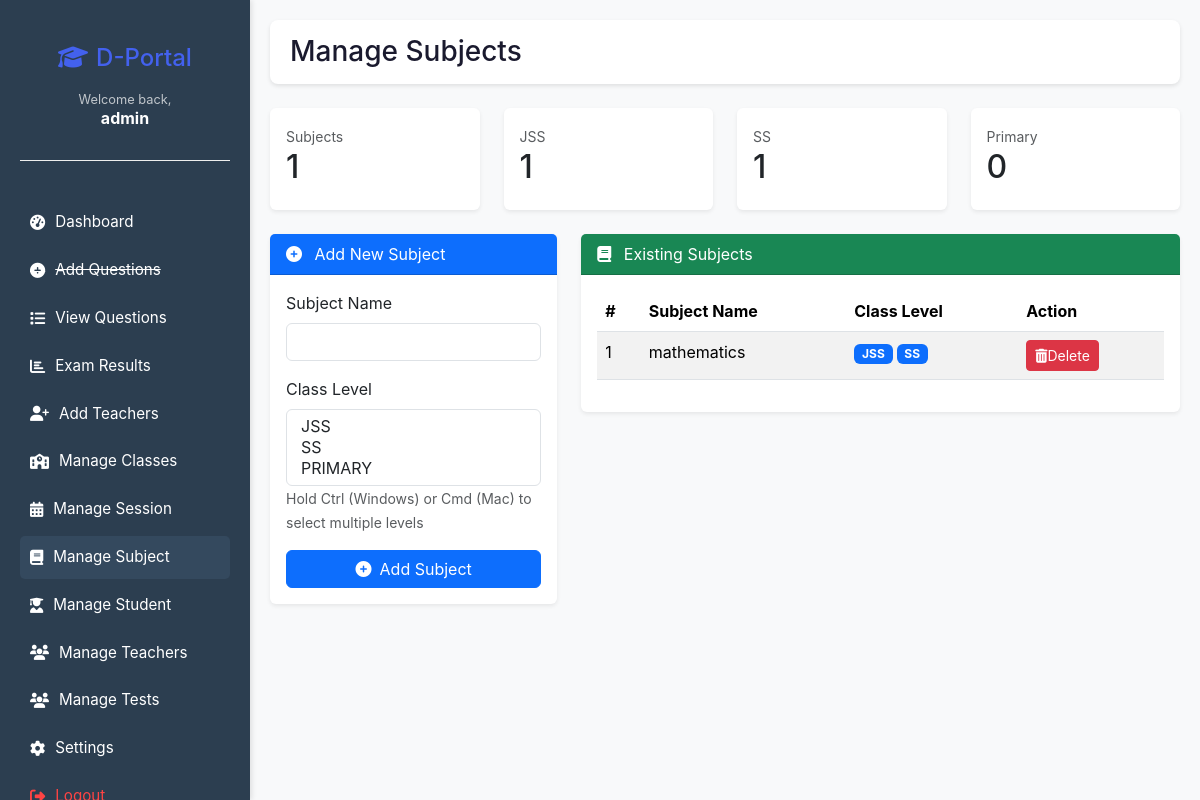
The page /admin/manage_subject.php (signed in) on the database its author committed.
### tables this page shows
CREATE TABLE `subjects` (
  `id` int(11) NOT NULL AUTO_INCREMENT,
  `subject_name` varchar(255) NOT NULL,
  PRIMARY KEY (`id`),
  UNIQUE KEY `subject_name` (`subject_name`)
);

### admin/manage_subject.php (the view, shortened to what this page needs)
<?php
$database = Database::getInstance();
$conn = $database->getConnection();
$admin_id = (int)$_SESSION['user_id'];
$stmt = $conn->prepare("SELECT username, role FROM admins WHERE id=?");
$stmt->bind_param("i", $admin_id);
$stmt->execute();
$result = $stmt->get_result();
$admin = $result->fetch_assoc();
$available_level = ["JSS", 'SS', "PRIMARY"];
$subjects = [];
$result = $conn->query("
   SELECT
        s.id,
        s.subject_name,
        GROUP_CONCAT(sl.class_level ORDER BY sl.class_level SEPARATOR ', ') AS class_levels
    FROM subjects s
    LEFT JOIN subject_levels sl ON s.id = sl.subject_id
    GROUP BY s.id, s.subject_name
    ORDER BY s.subject_name
");
if ($result) {
    while ($row = $result->fetch_assoc()) {
        $subjects[] = $row;
    }
}
?>
<!DOCTYPE html>
<html lang="en">
<head>
    <link href="../css/bootstrap.min.css" rel="stylesheet">
    <link rel="stylesheet" href="../css/all.css">
    <link rel="stylesheet" href="../css/admin-dashboard.css">
    <link rel="stylesheet" href="../css/sidebar.css">
    <link rel="stylesheet" href="../css/dataTables.bootstrap5.min.css">
</head>
<body>
<div class="sidebar">
    <div class="sidebar-brand">
        <h3><i class="fas fa-graduation-cap me-2"></i>D-Portal</h3>
        <div class="admin-info">
            <small>Welcome back,</small>
            <h6><b><?php echo htmlspecialchars($admin['username']); ?></b></h6>
        </div>
    </div>
    <div class="sidebar-menu mt-4">
        <a href="dashboard.php"><i class="fas fa-tachometer-alt"></i>Dashboard</a>
        <a href="add_question.php" style="text-decoration: line-through"><i class="fas fa-plus-circle"></i>Add Questions</a>
        <a href="view_questions.php"><i class="fas fa-list"></i>View Questions</a>
        <a href="view_results.php"><i class="fas fa-chart-bar"></i>Exam Results</a>
        <a href="add_teacher.php"><i class="fas fa-user-plus"></i>Add Teachers</a>
        <a href="manage_classes.php"><i class="fas fa-school"></i>Manage Classes</a>
        <a href="manage_session.php"><i class="fas fa-calendar-alt"></i>Manage Session</a>
        <a href="manage_subject.php" class="active"><i class="fas fa-book"></i>Manage Subject</a>
        <a href="manage_students.php"><i class="fas fa-user-graduate"></i>Manage Student</a>
        <a href="manage_teachers.php"><i class="fas fa-users"></i>Manage Teachers</a>
        <a href="manage_test.php"><i class="fas fa-users"></i>Manage Tests</a>
        <a href="settings.php"><i class="fas fa-cog"></i>Settings</a>
        <a href="logout.php" class="logout-btn"><i class="fas fa-sign-out-alt"></i>Logout</a>
    </div>
</div>
<div class="main-content">
    <div class="header d-flex justify-content-between align-items-center mb-4">
    <h2 class="mb-0">Manage Subjects</h2>
    </div>
    <?php
        $totalSubjects = count($subjects);
        $jssCount = 0;
        $ssCount = 0;
        $primaryCount = 0;
        foreach ($subjects as $s) {
            if (strpos($s['class_levels'], 'JSS') !== false) $jssCount++;
            if (strpos($s['class_levels'], 'SS') !== false) $ssCount++;
        }
        ?>
        <div class="row mb-4">
            <div class="col-md-3">
                <div class="card shadow-sm border-0">
                    <div class="card-body">
                        <small class="text-muted">Subjects</small>
                        <h2><?= $totalSubjects ?></h2>
                    </div>
                </div>
            </div>
            <div class="col-md-3">
                <div class="card shadow-sm border-0">
                    <div class="card-body">
                        <small class="text-muted">JSS</small>
                        <h2><?= $jssCount ?></h2>
                    </div>
                </div>
            </div>
            <div class="col-md-3">
                <div class="card shadow-sm border-0">
                    <div class="card-body">
                        <small class="text-muted">SS</small>
                        <h2><?= $ssCount ?></h2>
                    </div>
                </div>
            </div>
            <div class="col-md-3">
                <div class="card shadow-sm border-0">
                    <div class="card-body">
                        <small class="text-muted">Primary</small>
                        <h2><?= $primaryCount ?></h2>
                    </div>
                </div>
            </div>
        </div>
    <div class="row">
        <div class="col-md-4">
            <div class="card shadow-sm border-0">
                <div class="card-header bg-primary text-white">
                    <i class="fas fa-plus-circle me-2"></i>
                    Add New Subject
                </div>
                <div class="card-body">
                    <form method="POST" action="">
                        <div class="mb-3">
                            <label for="subject_name" class="form-label">Subject Name</label>
                            <input type="text" class="form-control" id="subject_name" name="subject_name" required>
                        </div>
                        <div class="mb-3">
                            <label for="class_level" class="form-label">Class Level</label>
                            <select class="form-select" size="3" id="class_level" name="class_level[]" multiple required>
                                <?php foreach($available_level as $cl): ?>
                                    <option value="<?= htmlspecialchars($cl) ?>"><?= htmlspecialchars($cl) ?></option>
                                <?php endforeach; ?>
                            </select>
                            <small class="form-text text-muted">Hold Ctrl (Windows) or Cmd (Mac) to select multiple levels</small>
                        </div>
                        <button type="submit" name="add_subject" class="btn btn-primary w-100"> <i class="fas fa-plus-circle me-2"></i>Add Subject</button>
                    </form>
                </div>
            </div>
        </div>
        <div class="col-md-8">
            <div class="card shadow-sm border-0">
                <div class="card-header bg-success text-white">
                    <i class="fas fa-book me-2"></i>
                    Existing Subjects
                </div>
                <div class="card-body">
                    <table class="table table-striped" id="subjectsTable">
                        <thead>
                            <tr>
                                <th>#</th>
                                <th>Subject Name</th>
                                <th>Class Level</th>
                                <th>Action</th>
                            </tr>
                        </thead>
                        <tbody>
                            <?php foreach ($subjects as $index=>$subject): ?>
                                <tr>
                                    <td><?= $index+1 ?></td>
                                    <td><?php echo htmlspecialchars($subject['subject_name']); ?></td>
                                    <td>
                                    <?php
                                    if (!empty($subject['class_levels'])) {
                                        foreach (explode(',', $subject['class_levels']) as $level) {
                                            $level = trim($level);
                                            echo "<span class='badge bg-primary me-1'>{$level}</span>";
                                        }
                                    } else {
                                        echo "<span class='badge bg-secondary'>Not Linked</span>";
                                    }
                                    ?>
                                    </td>
                                    <td>
                                        <form method="POST" action="" onsubmit="return confirm('Are you sure you want to delete this subject?');">
                                            <button type="submit" name="delete_subject" class="btn btn-danger btn-sm"><i class="fas fa-trash-alt"></i>Delete</button>
                                        </form>
                                    </td>
                                </tr>
                            <?php endforeach; ?>
                        </tbody>
                    </table>
                </div>
            </div>
        </div>
    </div>
</div>
</body>
</html>

### css/admin-dashboard.css (style rules this page uses)
:root { --sidebar-width: 280px; --primary: #4361ee; --secondary: #3f37c9; --accent: #4cc9f0; --dark: #1a1a2e; --light: #f8f9fa; --success: #4BB543; --danger: #FF4444; --warning: #FFC107; }
html, body { margin: 0; padding: 0; font-family: 'Poppins', -apple-system, BlinkMacSystemFont, 'Segoe UI', Roboto, sans-serif; background-color: var(--light); color: #333; height: 100%; overflow-x: hidden; }
.sidebar { width: var(--sidebar-width); background: #fff; position: fixed; height: 100%; top: 0; left: 0; box-shadow: 2px 0 5px rgba(0,0,0,0.1); transition: transform 0.3s ease; z-index: 1000; }
.sidebar-brand { padding: 1.5rem; text-align: center; border-bottom: 1px solid #eee; }
.sidebar-brand h3 { margin: 0; font-size: 1.5rem; color: var(--primary); }
.admin-info { margin-top: 0.5rem; font-size: 0.85rem; color: #6c757d; }
.sidebar-menu { padding: 1rem 0; }
.sidebar-menu a { display: flex; align-items: center; padding: 0.75rem 1.5rem; color: #333; text-decoration: none; font-size: 0.95rem; transition: background 0.2s ease; }
.sidebar-menu a.active { background: var(--primary); color: #fff; }
.sidebar-menu a i { margin-right: 0.75rem; }
.logout-btn { color: var(--danger) !important; }
.main-content { margin-left: var(--sidebar-width); padding: 1.5rem; min-height: 100vh; transition: margin-left 0.3s ease; }
.header { display: flex; justify-content: space-between; align-items: center; margin-bottom: 1.5rem; }
.header h2 { font-size: 1.75rem; color: var(--dark); }

### css/sidebar.css (style rules this page uses)
.sidebar { background-color: #2c3e50; color: white; width: 250px; height: 100vh; position: fixed; top: 0; left: 0; padding: 20px; transition: transform 0.3s ease; }
.sidebar-brand h3 { font-size: 1.5rem; margin-bottom: 1rem; }
.admin-info small { font-size: 0.8rem; opacity: 0.7; color: white; }
.admin-info h6 { color: white; }
.sidebar-menu a { display: flex; align-items: center; color: white; padding: 10px; margin-bottom: 5px; border-radius: 5px; text-decoration: none; transition: background 0.2s; }
.sidebar-menu a:hover, .sidebar-menu a.active { background-color: #34495e; }
.sidebar-menu a i { margin-right: 10px; }
.main-content { margin-left: 250px; padding: 20px; min-height: 100vh; background: #f8f9fa; }
.header { background: white; padding: 15px 20px; border-radius: 8px; box-shadow: 0 2px 4px rgba(0,0,0,0.1); }

### rows shown on the page
subjects: subject_name "mathematics", level "JSS", level "SS"

### other values the page prints
$admin['username'] "admin"
$totalSubjects "1"
$jssCount "1"
$ssCount "1"
$primaryCount "0"
